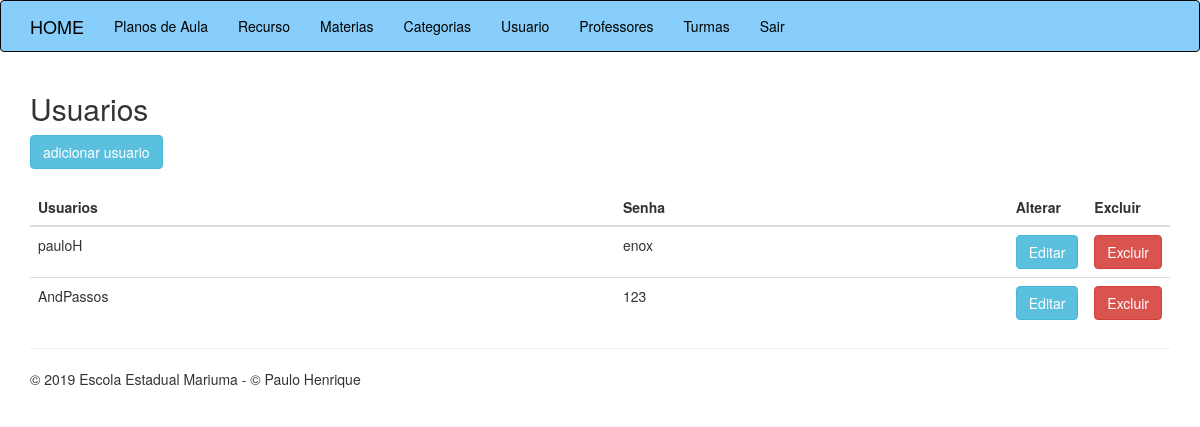
The app's page /usuarios.php with its own data.
### tables this page shows
CREATE TABLE `tb_professores` (
  `id` int(11) NOT NULL,
  `nome` varchar(50) NOT NULL,
  `email` varchar(100) NOT NULL,
  `telefone` varchar(20) NOT NULL,
  `facebook` varchar(50) NOT NULL,
  `nascimento` varchar(10) NOT NULL,
  `usuario` varchar(20) NOT NULL,
  `senha` varchar(20) NOT NULL
);

### classes/Professor.php (called while the page is built, shortened)
<?php
class Professor{
    public function listarProfessores(){
        $conexao = new PDO("mysql:host=127.0.0.1;dbname=escola","root","");
        $query = "SELECT id, nome, email, telefone, facebook, nascimento, usuario, senha FROM tb_professores";
        $resultado = $conexao->query($query);
        $lista = $resultado->fetchAll();
        return $lista;
    }
}
?>

### usuarios.php (the view)
<?php
require_once 'classes/Professor.php';
$usuario = new Professor();
$lista = $usuario->listarProfessores();
require_once 'cabecalho.php';
?>
<h2>Usuarios</h2>
<a href="professores-criar.php" class="btn btn-info">adicionar usuario</a>
<br><br>
<table class="table">
    <thead>
        <th>Usuarios</th>
        <th>Senha</th>
        <th class="acao">Alterar</th>
        <th class="acao">Excluir</th>
    </thead>
    <tbody>
        <?php foreach($lista as $linha){?>
            <tr>
                <td><?php echo $linha['usuario'];?></td>
                <td><?php echo $linha['senha'];?></td>
                <td><a href="professores-editar.php?CODIGO=<?php echo $linha['id'];?>" class="btn btn-info">Editar</a></td>
                <td><a href="professores-excluir.php?CODIGO=<?php echo $linha['id'];?>" class="btn btn-danger">Excluir</a></td>
            </tr>
        <?php }?>
    </tbody>
</table>
<?php
require_once 'rodape.php';
?>

### assets/css/app.css (style rules this page uses)
.table th+.acao { width: 50px; }

### records on screen
tb_professores: usuario "pauloH", senha "enox"
tb_professores: usuario "AndPassos", senha "123"
